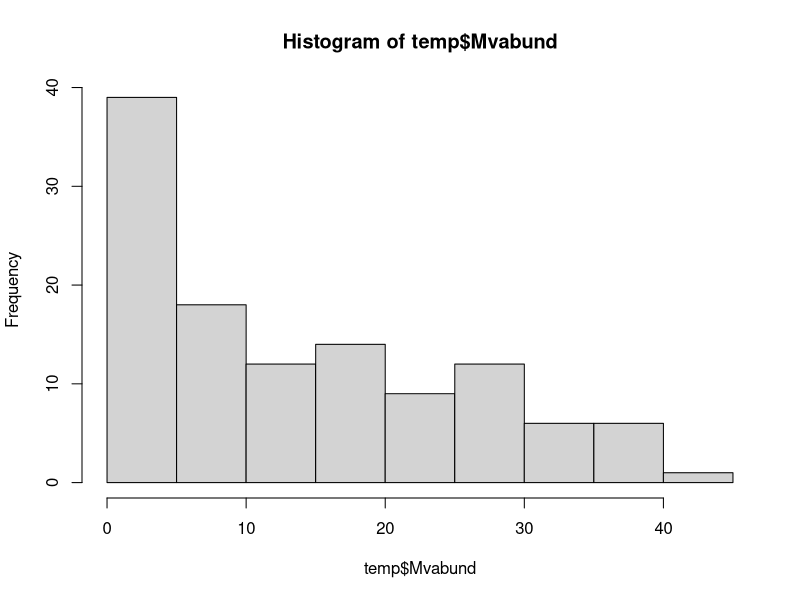
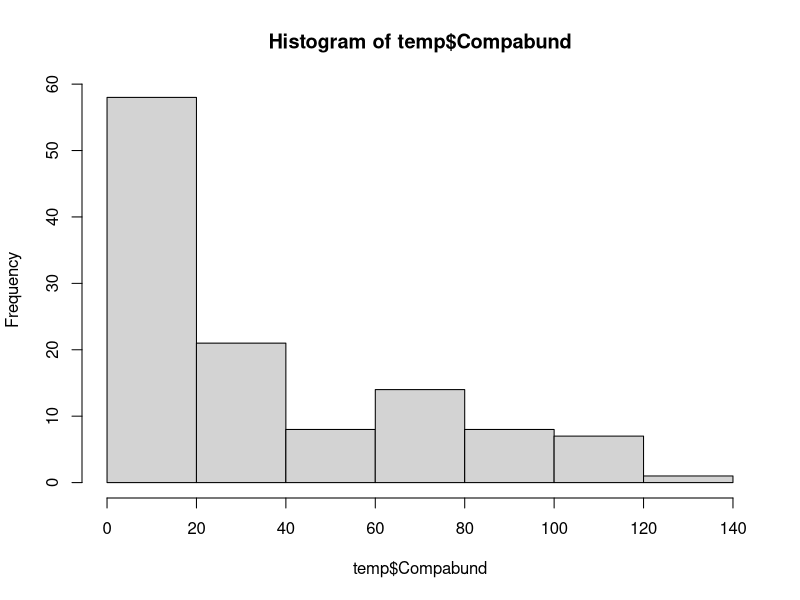
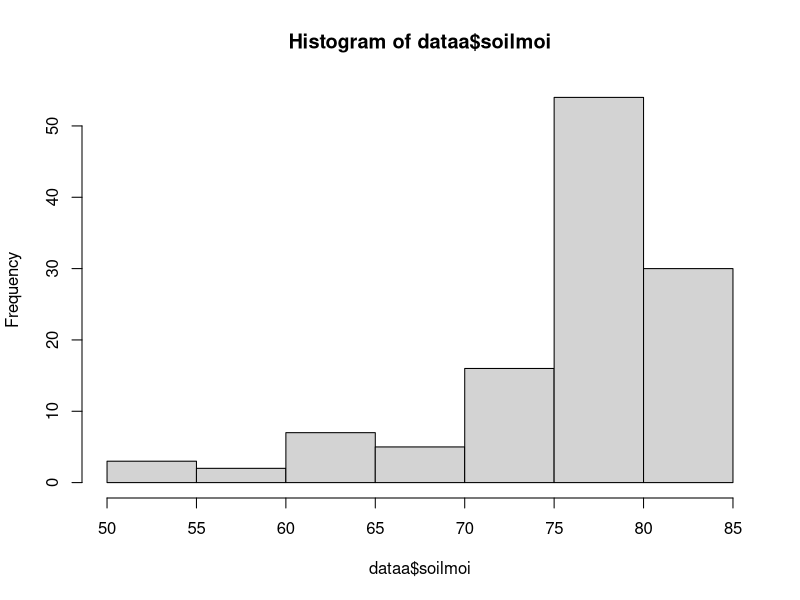
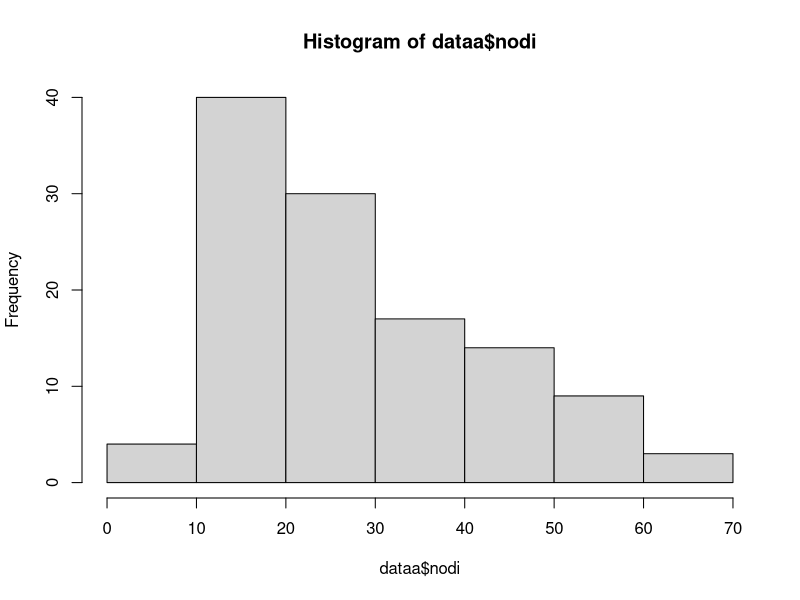
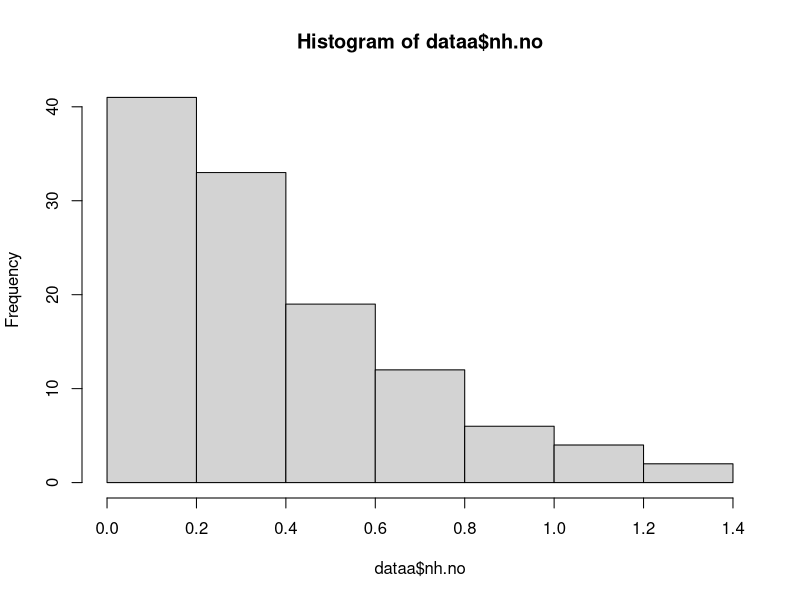
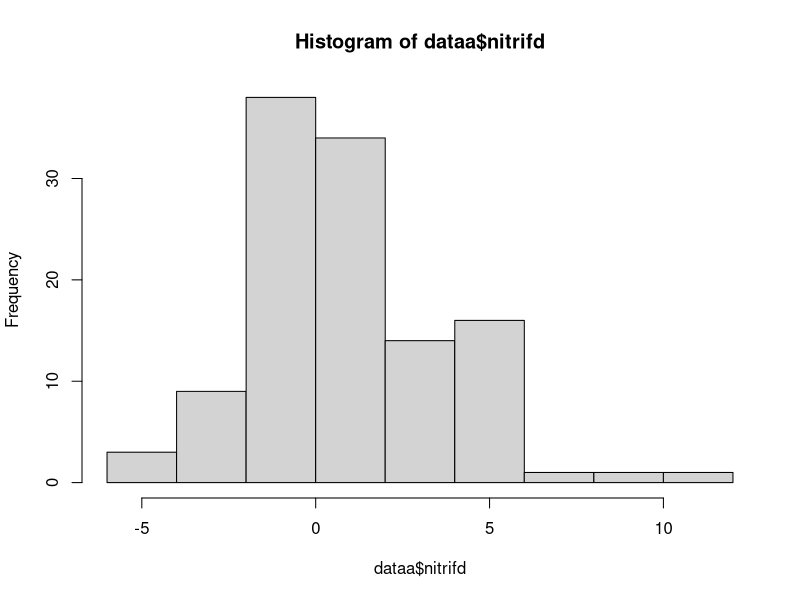
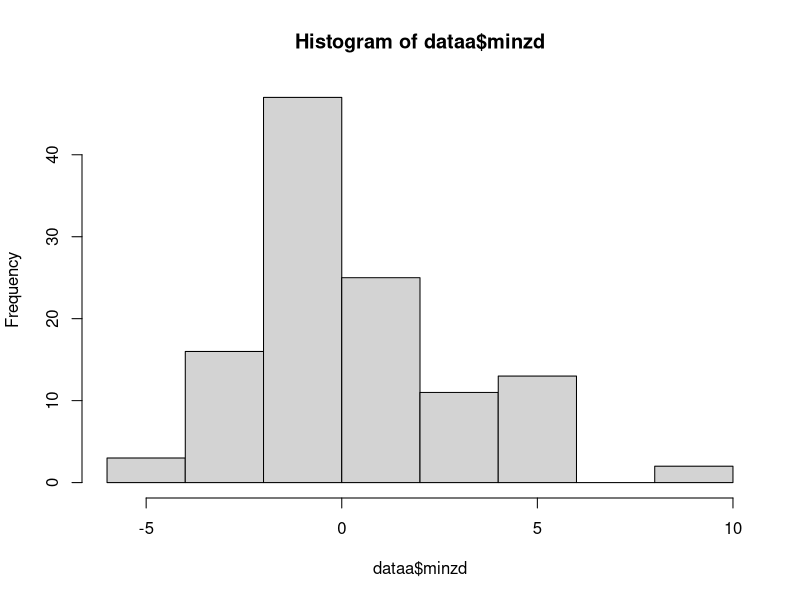
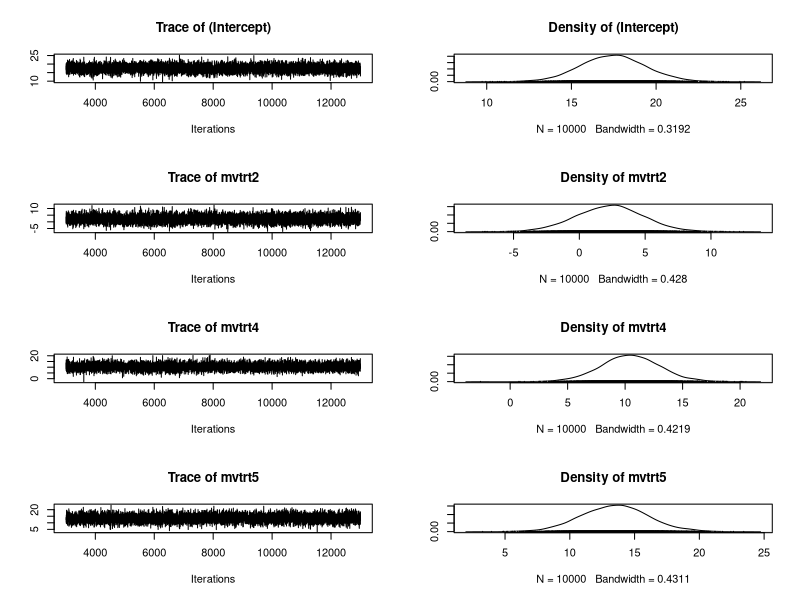

Here is the R script that generated these plots, in order:
#e4model.R
# 2/28/13
setwd("~/Desktop/E4_R")

library(MCMCpack) #for Bayesian glm analysis
library(nlme) #for mixed effect model, lme()
library(multcomp) #for setting contrasts

data<-read.table('e4_trimmedData.txt',header=T)
data$total<-data$Mvabund + data$pavi + data$sobi
data$Compabund<-data$pavi + data$sobi

##################################
#make datasets
Empty<-data[data$type=='Empty',]
Mivi<-data[data$type=='Mivi',]
Pavi<-data[data$type=='Pavi',]
Sobi<-data[data$type=='Sobi',]
CompEmpty<-data[data$type=='CompEmpty',]
CompPavi<-data[data$type=='CompPavi',]
CompSobi<-data[data$type=='CompSobi',]

dataa<-rbind(CompEmpty, CompPavi, CompSobi)
dataa$bk<-as.factor(dataa$bk)
dataa$Mvtrt<-as.factor(dataa$Mvtrt)

#########
#further cleaning...

#########
##################################

##################################
#Model template
# response ~ Mvtrt * comptrt * Mvtrtxcomptrt
#where...
# Mvtrt is a factor with 4 levels: 1/6 Mv, 2/6 Mv, 4/6 Mv, 5/6 Mv
# comptrt is a factor with 3 levels: N, P, S
# responses include: 1) Mvabund (PS), 2) Compabund (PS), 3) soilmoi (PS), 4) nodi (PS), 5) no.nh (PS), 6) nitrifd (N), 7) minzd (N)
# PN=positive normal?, N=normal?
# bk is a random effect
##################################

##################################
#Determine normality for response vars
temp1<-which(dataa$bk=='2')
#temp<-dataa[temp1,]
temp<-dataa

# 1) Mvabund
hist(temp$Mvabund)
shapiro.test(temp$Mvabund) 
# normal: bk1,bk2,bk3,bk4,bk6,bk7,bk8,bk9,bk10
# not normal: bk5

# 2) Compabund
hist(temp$Compabund)
shapiro.test(temp$Compabund) 
# normal: bk4, bk5
# not normal: bk1, bk2, bk3, bk6, bk7, bk8, bk9, bk10

# 3) soilmoi
hist(dataa$soilmoi)
shapiro.test(dataa$soilmoi) # not normal
# normal: ...
# not normal: bk1...

# 4) nodi
hist(dataa$nodi)
shapiro.test(dataa$nodi) # not normal

# 5) no.nh
hist(dataa$nh.no)
shapiro.test(dataa$nh.no) # not normal

# 6) nitrifd
hist(dataa$nitrifd)
shapiro.test(dataa$nitrifd) #not normal

# 7) minzd
hist(dataa$minzd)
shapiro.test(dataa$minzd) #not normal

#################################
# Set-up data
View(dataa)
mvtrt<-dataa$Mvtrt #x1
comptrt<-dataa$comptrt #x2
bk<-dataa$bk #block
#ys
response<-dataa$Mvabund 
#response<-dataa$MVrelabund 
#response<-dataa$soilmoi 
#response<-dataa$nodi
#response<-dataa$nh.no
#response<-dataa$nitrifd
#response<-dataa$minzd
data1 <- data.frame(response, mvtrt, comptrt,bk)

#################################
#Model type 1 - Bayesian
#in a Bayesian framework, I want to know this posterior distribution....
# p(b0,b1,b2,b3|Mvtrt,comptrt,response data) #posterior
# p(b0,b1,b2,b3) #prior
# p(response data|Mvtrt,comptrt,b0,b1,b2,b3) #likelihood
#Use an MCMC sampler to estimate the posterior distribution of betas based on the likelihood of the response data
#where response data = Mv biomass
model <- MCMCregress(response ~ mvtrt + comptrt + mvtrt*comptrt, data = data1, burnin = 3000, mcmc = 10000,
                       thin = 1, verbose = 0, seed = NA, beta.start = NA)
summary(model)
plot(model)

#posteriors
posterior.Mvabund<-model
#posterior.MVrelabund<-model
#posterior.soilmoi<-model
#posterior.nodi<-model
#posterior.nh.no<-model
#posterior.nitrifd<-model
#posterior.minzd<-model

##########################################
#Model type 2 - Frequentist version and incorporating block effects
model<-lme(fixed=response~mvtrt+comptrt+mvtrt*comptrt, random=~1|bk, data=data1, method="ML")

#fitted model results
lme.Mvabund<-model
anova(lme.Mvabund)
#lme.MVrelabund<-model
#lme.soilmoi<-model
#lme.nodi<-model
#lme.nh.no<-model
#lme.nitrifd<-model
#lme.minzd<-model

##########################################
#Model type 3 - Frequentist version and no block effects
model<-glm(response~mvtrt+comptrt+mvtrt*comptrt, data=data1, family=gaussian)

#fitted model results
lm.Mvabund<-model
#lm.MVrelabund<-model
#lm.soilmoi<-model
#lm.nodi<-model
#lm.nh.no<-model
#lm.nitrifd<-model
#lm.minzd<-model

##########################################
##########################################
#Model comparison
summary(posterior.Mvabund)
summary(lme.Mvabund)
summary(lm.Mvabund)

##########################################
#Post-hoc tests on the lm model
TukeyHSD(aov(lm.Mvabund))

##########################################
#Post-hoc tests on the lme model
intertrts<-interaction(mvtrt,comptrt)
length(intertrts)

data1$intertrts <- interaction(mvtrt, comptrt)
lme.post.model <- lme(response~ intertrts, random = ~1|bk, data=data1) 
lme.full.posthocs <- glht(lme.post.model, linfct=mcp(intertrts="Tukey")) #need to modify the degrees of freedom so that it fits the original model and not the lme.post.model

summary(lme.full.posthocs)
